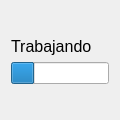
<?xml version="1.0" encoding="UTF-8"?>
<ui version="4.0">
 <class>Espera</class>
 <widget class="QWidget" name="Espera">
  <property name="geometry">
   <rect>
    <x>0</x>
    <y>0</y>
    <width>120</width>
    <height>120</height>
   </rect>
  </property>
  <property name="minimumSize">
   <size>
    <width>120</width>
    <height>120</height>
   </size>
  </property>
  <property name="maximumSize">
   <size>
    <width>120</width>
    <height>120</height>
   </size>
  </property>
  <property name="windowTitle">
   <string>Form</string>
  </property>
  <layout class="QVBoxLayout" name="verticalLayout">
   <item>
    <spacer name="verticalSpacer_2">
     <property name="orientation">
      <enum>Qt::Vertical</enum>
     </property>
     <property name="sizeHint" stdset="0">
      <size>
       <width>20</width>
       <height>18</height>
      </size>
     </property>
    </spacer>
   </item>
   <item>
    <widget class="QLabel" name="label">
     <property name="font">
      <font>
       <pointsize>12</pointsize>
      </font>
     </property>
     <property name="text">
      <string>Trabajando</string>
     </property>
    </widget>
   </item>
   <item>
    <widget class="QProgressBar" name="progressBar">
     <property name="value">
      <number>24</number>
     </property>
     <property name="textVisible">
      <bool>false</bool>
     </property>
    </widget>
   </item>
   <item>
    <spacer name="verticalSpacer">
     <property name="orientation">
      <enum>Qt::Vertical</enum>
     </property>
     <property name="sizeHint" stdset="0">
      <size>
       <width>20</width>
       <height>19</height>
      </size>
     </property>
    </spacer>
   </item>
  </layout>
 </widget>
 <resources/>
 <connections/>
</ui>
